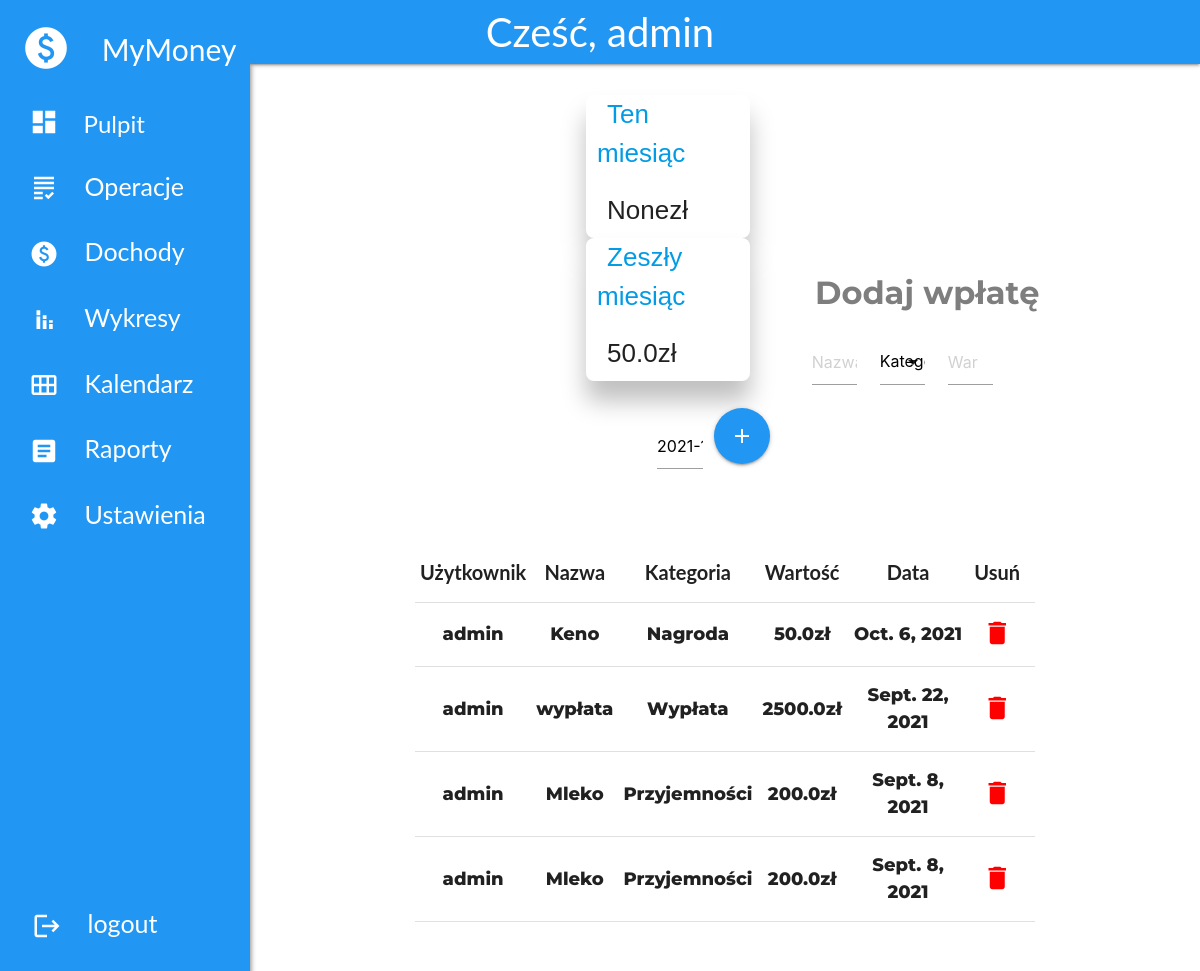
/payments (signed in), run on an earlier commit of the app's database.
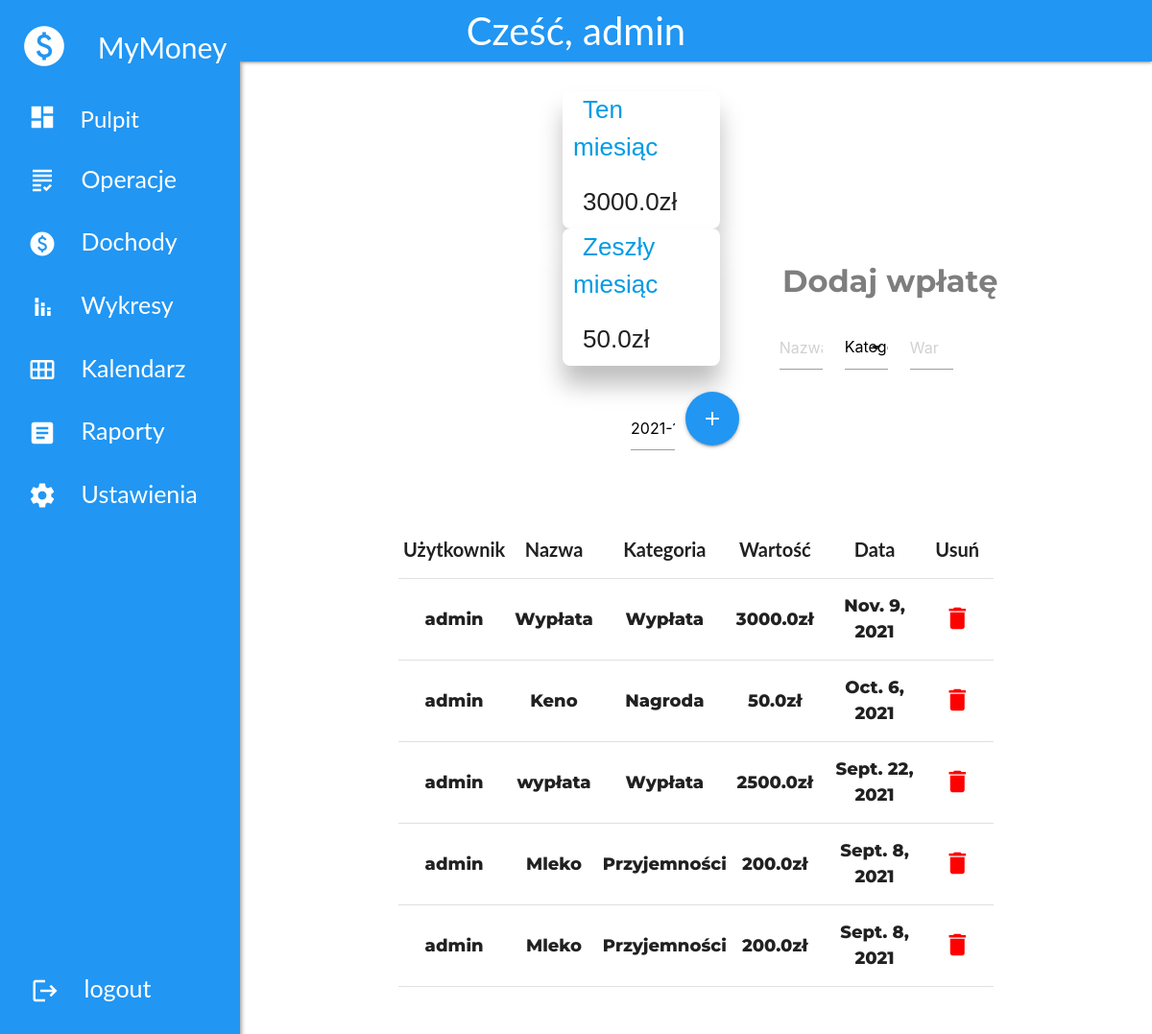
And on a later commit of the database.
### budget_app/models.py (models this page shows)
class ExpenseInfo(models.Model):
    username = models.CharField(max_length=255, default='NoName')
    expense_name = models.CharField(max_length=20)
    category = models.CharField(max_length=20)
    cost = models.FloatField()
    budget_id = models.CharField(default='0123456789', max_length=10)
    date_added = models.DateField()
    user_expense = models.CharField(max_length=20)

### budget_app/views.py (the view)
# urls.py: path('payments', views.payments, name='payments'),
def payments(request):
    budget_id = request.user.last_name
    try:
        expense_items = ExpenseInfo.objects.filter(user_expense=budget_id, cost__gte=0).order_by('-date_added')[:5]
        expense_month = ExpenseInfo.objects.filter(user_expense=budget_id,
                                                   date_added__month=date.today().month).aggregate(
            expenses=Sum('cost', filter=Q(cost__gt=0)))
        expense_month_last = ExpenseInfo.objects.filter(user_expense=budget_id,
                                                        date_added__month=date.today().month - 1).aggregate(
            expenses=Sum('cost', filter=Q(cost__gt=0)))
    except TypeError or UnboundLocalError:
        print('No data.')
    contex = {'expense_items': expense_items,
              'expense_month': expense_month['expenses'],
              'expense_month_last': expense_month_last['expenses']}
    return render(request, 'budget_app/payments.html', contex)

### budget_app/templates/budget_app/payments.html (shortened to what the changed rows need)
{% load static %}
<!DOCTYPE html>
<html>
<head>
        <link rel="stylesheet" href="https://cdnjs.cloudflare.com/ajax/libs/materialize/1.0.0/css/materialize.min.css">
        <link rel="stylesheet" href="{% static 'css/style.css' %}">
</head>
<body>
<div id="main">
        <div class="section">
            <form class="col s12" action='{% url "add payment" %}' method='post'>
                <div class="row">
                    <div class="container">
                            <div class="dash_info_payment col s3 offset-s3 "><a class="title_dash_balance2">Ten miesiąc</a>
                                            <h4 class="amount_dash_balance2">{{expense_month}}zł</h4></div>
                            <br><br><br><br><br><br><br>
                </div>
            </form>
            </div>
        </div>
    <div class="section">
            <div class="row">
                <div class="container">
                    <div class="col s12">
                        <table class="highlight centered responsive-table" ">
                            <thead>
                                <tr style="font-size: 20px; font-weight: 300;">
                                    <th>Użytkownik</th>
                                    <th>Nazwa</th>
                                    <th>Kategoria</th>
                                    <th>Wartość</th>
                                    <th>Data</th>
                                    <th>Usuń</th>
                                    <th></th>
                                </tr>
                            </thead>
                            <tbody style="font-size: 18px; font-family: 'Montserrat', sans-serif; font-weight: 800;">
                                {% for expense_item in expense_items %}
                                <tr>
                                    <td>{{ expense_item.username}}</td>
                                    <td>{{ expense_item.expense_name }}</td>
                                    <td>{{ expense_item.category }}</td>
                                    <td>{{ expense_item.cost }}zł</td>
                                    <td>{{ expense_item.date_added}}</td>
                                    <td><a href="{% url 'delete item' expense_item.id %}"><i class="material-icons" style="color: red;">delete</i></a></td>
                                </tr>
                                {% endfor %}
                            </tbody>
                        </table>
                    </div>
                </div>
            </div>
    </div>
</body>
</html>

What changed in the data, as far as the page shows it:
added ExpenseInfo: username "admin", expense_name "Wypłata", category "Wypłata", cost "3000.0", date_added "Nov. 9, 2021"
Also different on the page:
{{ expense_month }}: "None" → "3000.0"
